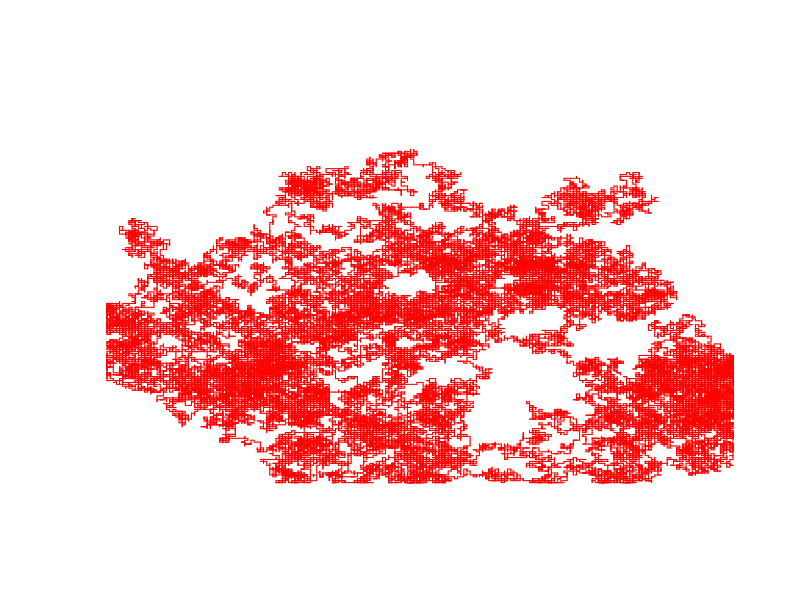

Write R code to recreate this figure.


## -------------------------------------------------------
## Just another random walk - uses straight line segments
##
## by João Gonçalves
##
## Use, enhance and/or distribute this code freely
## -------------------------------------------------------


# Canvas/window size
mSize<-c(xmax=200, ymax=200)

# Number of drawing rouns
nRounds <- 100000

# Starting point coordinates
startPoint.x <- 100
startPoint.y <- 100

# Line color and width
lineCol <- "red"
lineWidth <- 1

# Put a frame around the drawing?
useBox <- FALSE


png(filename = "./algo2/OUT/rWalk-1.png", res=300, width = 2500, height = 2500)

# Initiate the plot 
plot(0,type="n",xlim=c(0,mSize[1]),ylim=c(0,mSize[2]),xlab="",ylab="",xaxt="n",axes=FALSE)

# -------------------------------------------------------------------------------------- #
# Draw it!
# -------------------------------------------------------------------------------------- #


for(i in 1:nRounds){
  
  selDir<-1:4
  
  repeat{
  
    dir<-sample(selDir,1)
    
    if(dir==1){
      nextPoint.x <- startPoint.x
      nextPoint.y <- startPoint.y + 1
    }else if(dir==2){
      nextPoint.x <- startPoint.x + 1
      nextPoint.y <- startPoint.y
    }else if(dir==3){
      nextPoint.x <- startPoint.x
      nextPoint.y <- startPoint.y - 1
    }else if(dir==4){
      nextPoint.x <- startPoint.x - 1 
      nextPoint.y <- startPoint.y
    }else{
      stop()
    }
    
    if(nextPoint.x>=0 && nextPoint.x<=mSize[1] && nextPoint.y>=0 && nextPoint.y<=mSize[2]){
      break
    }else{
      selDir <- selDir[-dir]
	    #cat("Get back!\n\n")
    }
    
    
  }

  lines(c(startPoint.x, nextPoint.x),c(startPoint.y, nextPoint.y), col=lineCol, lwd=lineWidth)
  startPoint.x <- nextPoint.x
  startPoint.y <- nextPoint.y
  
  #print(c(nextPoint.x,nextPoint.y))

}

if(useBox) box()

dev.off()


